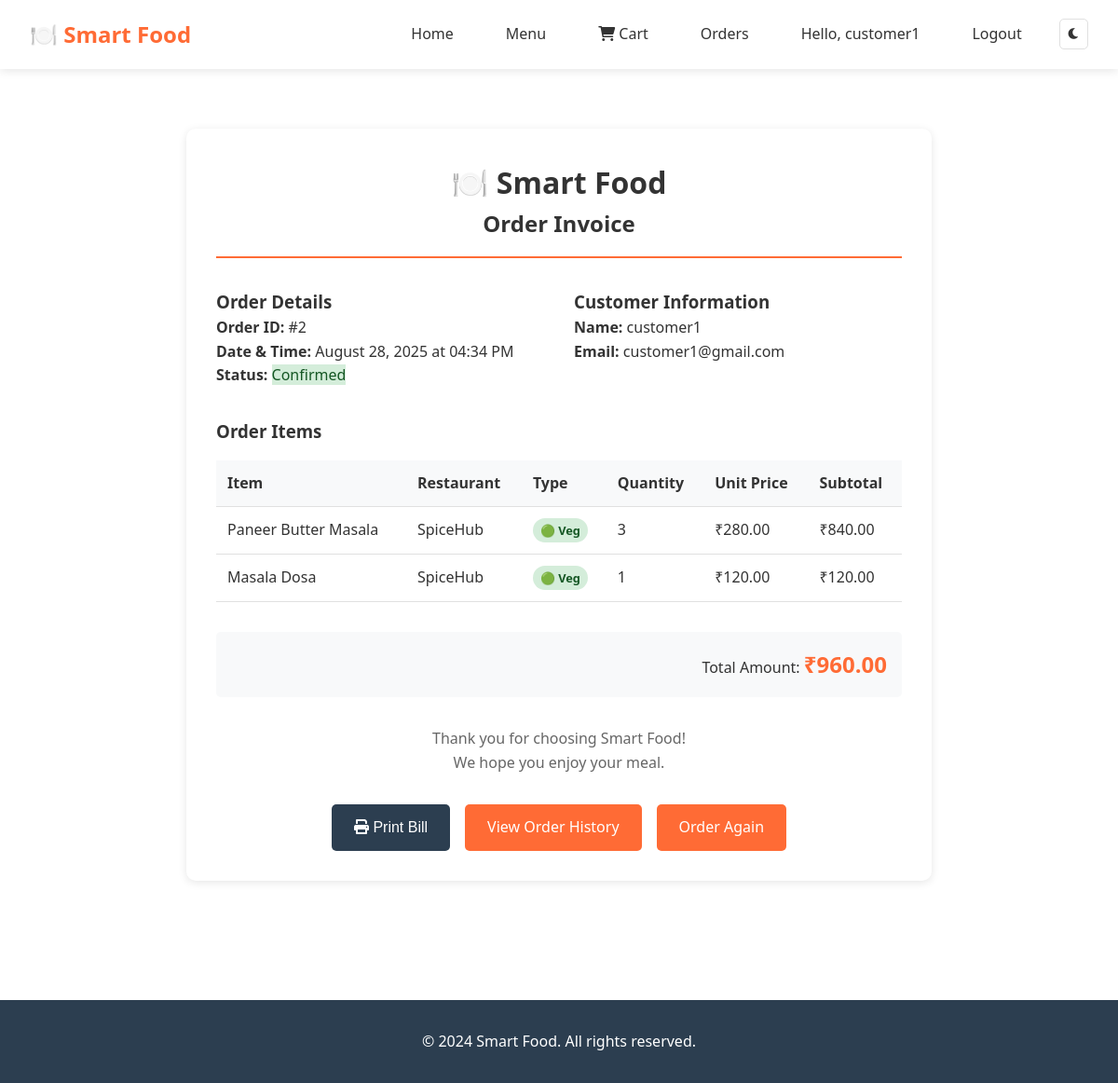
Page /bill/2 (signed in) on the committed database.
### models/models.py (models this page shows, shortened)
class Customer(UserMixin, db.Model):
    __tablename__ = 'customers'
    id = db.Column(db.Integer, primary_key=True)
    name = db.Column(db.String(100), nullable=False)
    email = db.Column(db.String(120), unique=True, nullable=False)
    password = db.Column(db.String(200), nullable=False)
    created_at = db.Column(db.DateTime, default=datetime.utcnow)
    orders = db.relationship('Order', backref='customer', lazy=True)

class Order(db.Model):
    __tablename__ = 'orders'
    id = db.Column(db.Integer, primary_key=True)
    customer_id = db.Column(db.Integer, db.ForeignKey('customers.id'), nullable=False)
    total_price = db.Column(db.Float, nullable=False)
    status = db.Column(db.String(50), default='pending')
    created_at = db.Column(db.DateTime, default=datetime.utcnow)
    order_items = db.relationship('OrderItem', backref='order', lazy=True, cascade='all, delete-orphan')

class OrderItem(db.Model):
    __tablename__ = 'order_items'
    id = db.Column(db.Integer, primary_key=True)
    order_id = db.Column(db.Integer, db.ForeignKey('orders.id'), nullable=False)
    dish_id = db.Column(db.Integer, db.ForeignKey('dishes.id'), nullable=False)
    quantity = db.Column(db.Integer, nullable=False)
    price = db.Column(db.Float, nullable=False)

class Dish(db.Model):
    __tablename__ = 'dishes'
    id = db.Column(db.Integer, primary_key=True)
    name = db.Column(db.String(100), nullable=False)
    description = db.Column(db.Text, nullable=False)
    price = db.Column(db.Float, nullable=False)
    stock = db.Column(db.Integer, default=0)
    image_path = db.Column(db.String(200), default='default.jpg')
    is_veg = db.Column(db.Boolean, default=True)
    owner_id = db.Column(db.Integer, db.ForeignKey('owners.id'), nullable=False)
    created_at = db.Column(db.DateTime, default=datetime.utcnow)
    order_items = db.relationship('OrderItem', backref='dish', lazy=True)

class Owner(UserMixin, db.Model):
    __tablename__ = 'owners'
    id = db.Column(db.Integer, primary_key=True)
    name = db.Column(db.String(100), nullable=False)
    email = db.Column(db.String(120), unique=True, nullable=False)
    password = db.Column(db.String(200), nullable=False)
    restaurant_name = db.Column(db.String(100), nullable=False)
    approved = db.Column(db.Boolean, default=False)
    created_at = db.Column(db.DateTime, default=datetime.utcnow)
    dishes = db.relationship('Dish', backref='owner', lazy=True, cascade='all, delete-orphan')

### routes/customer_routes.py (the view)
@customer_bp.route('/bill/<int:order_id>')
@login_required
def bill(order_id):
    if session.get('user_type') != 'customer':
        flash('Access denied', 'error')
        return redirect(url_for('index'))
    order = Order.query.get_or_404(order_id)
    if order.customer_id != current_user.id:
        flash('Access denied', 'error')
        return redirect(url_for('index'))
    return render_template('bill.html', order=order)

### app.py (called while the page is built)
@login_manager.user_loader
def load_user(user_id):
    user_type = session.get('user_type')
    if user_type == 'customer':
        return Customer.query.get(int(user_id))
    elif user_type == 'owner':
        return Owner.query.get(int(user_id))
    return None

### templates/bill.html (shortened to what this page needs)
{% extends "base.html" %}
{% block content %}
<div class="container">
    <div class="bill-container">
        <div class="bill-header">
            <h1>🍽️ Smart Food</h1>
            <h2>Order Invoice</h2>
        </div>
        <div class="bill-info">
            <div class="bill-details">
                <h3>Order Details</h3>
                <p><strong>Order ID:</strong> #{{ order.id }}</p>
                <p><strong>Date & Time:</strong> {{ order.created_at.strftime('%B %d, %Y at %I:%M %p') }}</p>
                <p><strong>Status:</strong> <span class="status-{{ order.status }}">{{ order.status.title() }}</span></p>
            </div>
            <div class="customer-details">
                <h3>Customer Information</h3>
                <p><strong>Name:</strong> {{ order.customer.name }}</p>
                <p><strong>Email:</strong> {{ order.customer.email }}</p>
            </div>
        </div>
        <div class="bill-items">
            <h3>Order Items</h3>
            <table class="bill-table">
                <thead>
                    <tr>
                        <th>Item</th>
                        <th>Restaurant</th>
                        <th>Type</th>
                        <th>Quantity</th>
                        <th>Unit Price</th>
                        <th>Subtotal</th>
                    </tr>
                </thead>
                <tbody>
                    {% for item in order.order_items %}
                    <tr>
                        <td>{{ item.dish.name }}</td>
                        <td>{{ item.dish.owner.restaurant_name }}</td>
                        <td>
                            <span class="dish-type {{ 'veg' if item.dish.is_veg else 'non-veg' }}">
                                {{ '🟢 Veg' if item.dish.is_veg else '🔴 Non-Veg' }}
                            </span>
                        </td>
                        <td>{{ item.quantity }}</td>
                        <td>₹{{ "%.2f"|format(item.price) }}</td>
                        <td>₹{{ "%.2f"|format(item.price * item.quantity) }}</td>
                    </tr>
                    {% endfor %}
                </tbody>
            </table>
        </div>
        <div class="bill-total">
            <div class="total-row">
                <span class="total-label">Total Amount:</span>
                <span class="total-amount">₹{{ "%.2f"|format(order.total_price) }}</span>
            </div>
        </div>
        <div class="bill-footer">
            <p>Thank you for choosing Smart Food!</p>
            <p>We hope you enjoy your meal.</p>
        </div>
        <div class="bill-actions">
            <button onclick="window.print()" class="btn btn-secondary">
                <i class="fas fa-print"></i> Print Bill
            </button>
            <a href="{{ url_for('customer.order_history') }}" class="btn btn-primary">View Order History</a>
            <a href="{{ url_for('menu') }}" class="btn btn-primary">Order Again</a>
        </div>
    </div>
</div>
{% endblock %}

### templates/base.html (shortened to what this page needs)
<!DOCTYPE html>
<html lang="en">
<head>
    <link rel="stylesheet" href="{{ url_for('static', filename='css/styles.css') }}">
    <link href="https://cdnjs.cloudflare.com/ajax/libs/font-awesome/6.0.0/css/all.min.css" rel="stylesheet">
</head>
<body>
    <nav class="navbar">
        <div class="nav-container">
            <div class="nav-logo">
                <a href="{{ url_for('index') }}">🍽️ Smart Food</a>
            </div>
            <div class="nav-menu">
                <a href="{{ url_for('index') }}" class="nav-link">Home</a>
                <a href="{{ url_for('menu') }}" class="nav-link">Menu</a>
                {% if current_user.is_authenticated %}
                    {% if session.get('user_type') == 'customer' %}
                        <a href="{{ url_for('customer.cart') }}" class="nav-link">
                            <i class="fas fa-shopping-cart"></i> Cart
                        </a>
                        <a href="{{ url_for('customer.order_history') }}" class="nav-link">Orders</a>
                        <span class="nav-link">Hello, {{ current_user.name }}</span>
                        <a href="{{ url_for('auth.logout') }}" class="nav-link">Logout</a>
                    {% elif session.get('user_type') == 'owner' %}
                        <a href="{{ url_for('owner.dashboard') }}" class="nav-link">Dashboard</a>
                        <span class="nav-link">Hello, {{ current_user.name }}</span>
                        <a href="{{ url_for('auth.logout') }}" class="nav-link">Logout</a>
                    {% endif %}
                {% else %}
                    <a href="{{ url_for('auth.customer_login') }}" class="nav-link">Customer Login</a>
                    <a href="{{ url_for('auth.owner_login') }}" class="nav-link">Owner Login</a>
                {% endif %}
                <button id="theme-toggle" class="theme-toggle">
                    <i class="fas fa-moon"></i>
                </button>
            </div>
        </div>
    </nav>
    <main class="main-content">
        {% block content %}{% endblock %}
    </main>
    <footer class="footer">
        <div class="footer-content">
            <p>&copy; 2024 Smart Food. All rights reserved.</p>
        </div>
    </footer>
</body>
</html>

### static/css/styles.css (style rules this page uses)
html { background-color: #ffffff; transition: background-color 0.3s ease; }
* { -webkit-font-smoothing: antialiased; -moz-osx-font-smoothing: grayscale; }
:root { --primary-color: #ff6b35; --secondary-color: #2c3e50; --success-color: #27ae60; --danger-color: #e74c3c; --warning-color: #f39c12; --info-color: #3498db; --bg-color: #ffffff; --text-color: #333333; --card-bg: #ffffff; --border-color: #e0e0e0; --shadow: 0 2px 10px rgba(0,0,0,0.1); --navbar-bg: #ffffff; --input-bg: #ffffff; --hover-bg: #f8f9fa; }
* { margin: 0; padding: 0; box-sizing: border-box; }
body { font-family: 'Segoe UI', Tahoma, Geneva, Verdana, sans-serif; line-height: 1.6; color: var(--text-color); background-color: var(--bg-color); transition: background-color 0.3s ease, color 0.3s ease; opacity: 1; }
.container { max-width: 1200px; margin: 0 auto; padding: 0 20px; }
.navbar { background-color: var(--navbar-bg); box-shadow: var(--shadow); position: sticky; top: 0; z-index: 1000; transition: background-color 0.3s ease; }
.nav-container { display: flex; justify-content: space-between; align-items: center; padding: 1rem 2rem; max-width: 1200px; margin: 0 auto; }
.nav-logo a { font-size: 1.5rem; font-weight: bold; color: var(--primary-color); text-decoration: none; }
.nav-menu { display: flex; align-items: center; gap: 1.5rem; }
.nav-link { color: var(--text-color); text-decoration: none; padding: 0.5rem 1rem; border-radius: 5px; transition: background-color 0.3s ease; }
.theme-toggle { background: none; border: 1px solid var(--border-color); color: var(--text-color); padding: 0.5rem; border-radius: 5px; cursor: pointer; transition: all 0.3s ease; }
.main-content { min-height: calc(100vh - 120px); padding: 2rem 0; }
.btn { display: inline-block; padding: 0.75rem 1.5rem; border: none; border-radius: 5px; text-decoration: none; cursor: pointer; font-size: 1rem; transition: all 0.3s ease; text-align: center; }
.btn-primary { background-color: var(--primary-color); color: white; }
.btn-secondary { background-color: var(--secondary-color); color: white; }
.dish-type { padding: 0.25rem 0.5rem; border-radius: 15px; font-size: 0.8rem; font-weight: bold; }
.dish-type.veg { background-color: #d4edda; color: #155724; }
.status-confirmed { background-color: #d4edda; color: #155724; }
.bill-container { max-width: 800px; margin: 2rem auto; background-color: var(--card-bg); padding: 2rem; border-radius: 10px; box-shadow: var(--shadow); }
.bill-header { text-align: center; margin-bottom: 2rem; padding-bottom: 1rem; border-bottom: 2px solid var(--primary-color); }
.bill-info { display: grid; grid-template-columns: 1fr 1fr; gap: 2rem; margin-bottom: 2rem; }
.bill-table { width: 100%; border-collapse: collapse; margin: 1rem 0; }
.bill-table th, .bill-table td { padding: 0.75rem; text-align: left; border-bottom: 1px solid var(--border-color); }
.bill-table th { background-color: var(--hover-bg); font-weight: bold; }
.bill-total { text-align: right; margin: 2rem 0; padding: 1rem; background-color: var(--hover-bg); border-radius: 5px; }
.total-amount { font-size: 1.5rem; font-weight: bold; color: var(--primary-color); }
.bill-footer { text-align: center; margin: 2rem 0; color: #666; }
.bill-actions { display: flex; justify-content: center; gap: 1rem; margin-top: 2rem; }
.footer { background-color: var(--secondary-color); color: white; text-align: center; padding: 2rem 0; margin-top: 4rem; }

### rows in the picture
Customer: name "customer1", customer.name "customer1", customer.email "customer1@gmail.com"
Order: id "2", created_at "August 28, 2025 at 04:34 PM", status "Confirmed", total_price "960.00"
OrderItem: dish.name "Paneer Butter Masala", dish.owner.restaurant_name "SpiceHub", quantity "3", price "280.00", item.price*item.quantity "840.00"
Dish: is_veg "🟢 Veg"
OrderItem: dish.name "Masala Dosa", dish.owner.restaurant_name "SpiceHub", quantity "1", price "120.00", item.price*item.quantity "120.00"
Dish: is_veg "🟢 Veg"
